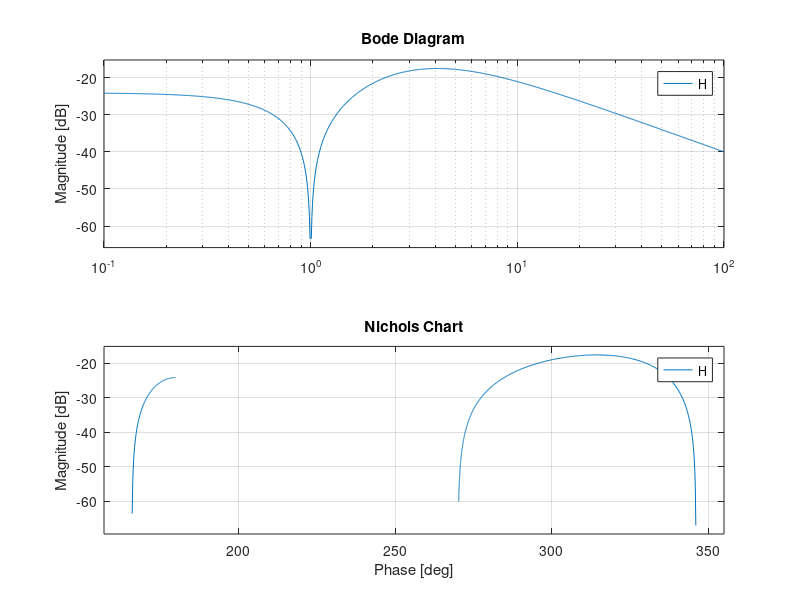

Source code (MATLAB):
H=zpk([+j, -j],[2, -2, -4],1);

%% Bode plot

bode(H);

%% Nyquist

omegalog=linspace(0, 5, 11);
omega=sort([omegalog, inf, linspace(5, 10, 5)]);
[mag, phase, w]=bode(H, omega);

disp('omega | Re(H(jw)) | Im(H(jw))');
disp('------|-----------|-----------');
for k = 1:length(w)
    Re = mag(k) * cosd(phase(k)); % cosd() usa gradi
    Im = mag(k) * sind(phase(k)); % sind() usa gradi
    fprintf('%5.2f | %8.4f  | %8.4f\n', w(k), Re, Im);
end

nyquist(H);

%% Nihcols

nichols(H);